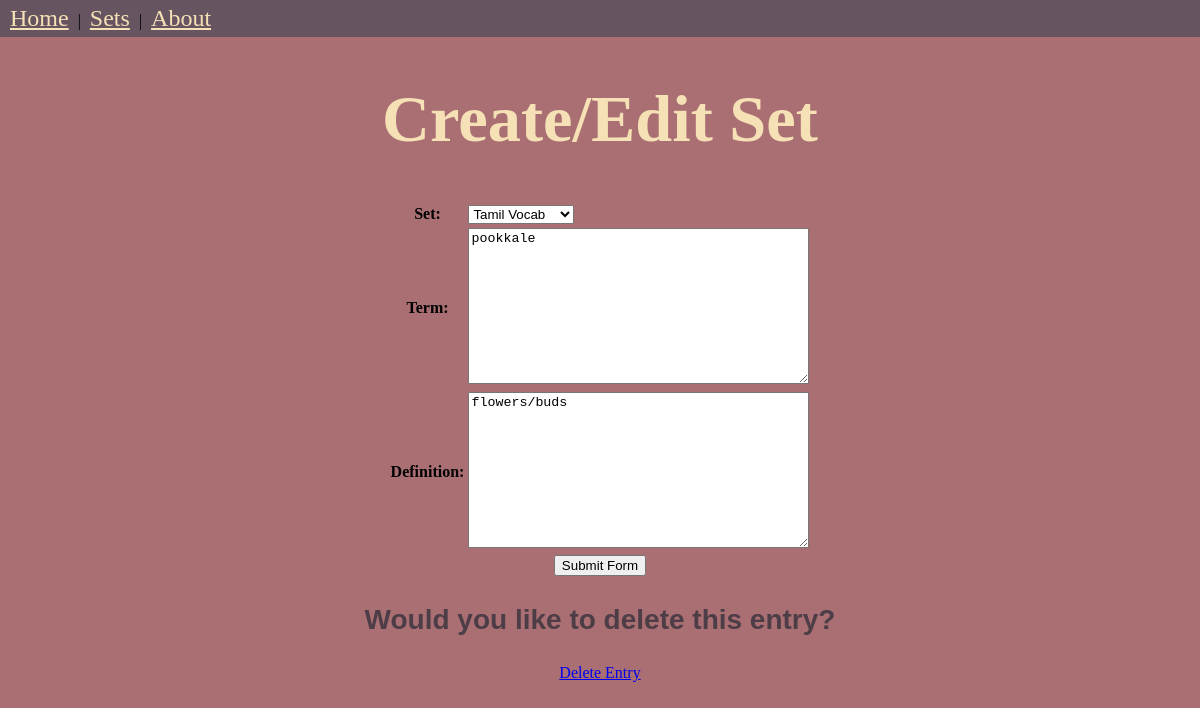
The page /entrys/edit/5 on the database its author committed.
### dict/models.py (models this page shows, shortened)
class Entry(models.Model):
    set = models.ForeignKey(Set, on_delete=models.CASCADE)
    term = models.TextField()
    definition = models.TextField()

### dict/views.py (the view)
# urls.py: re_path(r'entrys/edit/(?P<entry_id>[\d]+)', views.editEntry, name='editEntry'),
def editEntry(request, entry_id):
        entry_obj = get_object_or_404(Entry, id = entry_id)
        if request.method == 'POST':
                form = EntryForm(request.POST, instance=entry_obj)
                if form.is_valid():
                        form.save()
                        return HttpResponseRedirect('/sets')
        else:
                form = EntryForm(instance = entry_obj)
        context={'form':form, 'editing': True, 'entry_obj': entry_obj}
        return render(request, 'dictTemplates/createAndEditEntry.html', context)

### dict/forms.py
class EntryForm(ModelForm):
    class Meta:
        model = Entry
        fields = ['set', 'term', 'definition']

### dict/models.py (called while the page is built)
    def __str__(self):
        return self.title

### dict/templates/dictTemplates/createAndEditEntry.html (shortened to what this page needs)
<!DOCTYPE html>
<html>
    <head>
        <link rel="stylesheet" href="/static/css/style.css">
    </head>
    <body>
        <div id="navBar">
            <nav>
                <a href="{% url 'Home' %}">Home</a> |
                <a href="{% url 'Sets' %}">Sets</a> |
                <a href="{% url 'About' %}">About</a>
            </nav>
        </div>
        <h1 style="text-align:center"><strong></center>Create/Edit Set</strong></h1>
        <center><form method="POST">
                <table>
                    {{ form.as_table }}
                </table>
            <input type ="submit" value ="Submit Form">
        </form>
        {% if editing %}
            <p><h3>Would you like to delete this entry?</h3> </p>
            <a href = "{% url 'deleteEntry' entry_obj.id %}"> Delete Entry</a>
        {% endif %}
    </center>
    </body>
</html>

### static/css/style.css (style rules this page uses)
body { background-color: rgba(170, 111, 115); margin:0; }
nav { background-color: rgba(102, 84, 96); padding: 5px; border-radius: 0px; }
nav a { color: rgba(246, 224, 181); font-family: "Marker Felt", "Blippo", fantasy; font-size: 1.5em; padding: 5px; }
h1 { color:rgba(246, 224, 181); font-family: "Marker Felt", "Blippo", fantasy; font-size: 4.15em; }
h3 { color:rgb(77, 61, 71); font-family: "Arial"; font-size: 1.75em; }

### rows shown on the page
Entry: set "Tamil Vocab", term "pookkale", definition "flowers/buds"
